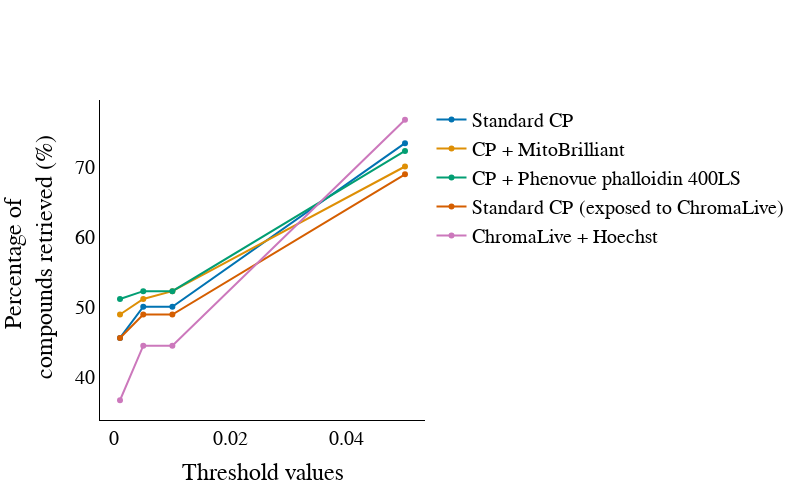

Notebook code for this chart:
### Code cell
plot = go.Figure()

plot.add_trace(go.Scatter(x = combined_threshold_trmt_df.index, y = combined_threshold_trmt_df['Standard CP'],  name='Standard CP', mode='lines+markers',marker=dict(color='#0173b2')))
plot.add_trace(go.Scatter(x = combined_threshold_trmt_df.index, y = combined_threshold_trmt_df['CP + MitoBrilliant'],  name='CP + MitoBrilliant', mode='lines+markers',marker=dict(color='#de8f05')))
plot.add_trace(go.Scatter(x = combined_threshold_trmt_df.index, y = combined_threshold_trmt_df['CP + Phenovue phalloidin 400LS'],  name='CP + Phenovue phalloidin 400LS', mode='lines+markers',marker=dict(color='#029e73')))
plot.add_trace(go.Scatter(x = combined_threshold_trmt_df.index, y = combined_threshold_trmt_df['Standard CP (exposed to ChromaLive)'],  name='Standard CP (exposed to ChromaLive)', mode='lines+markers',marker=dict(color='#d55e00')))
plot.add_trace(go.Scatter(x = combined_threshold_trmt_df.index, y = combined_threshold_trmt_df['ChromaLive + Hoechst'],  name='ChromaLive + Hoechst', mode='lines+markers',marker=dict(color='#cc78bc')))

plot.update_layout(height=500,width=800, font_family='Arial', font=dict(size=20, color='Black'), xaxis_title = 'Threshold values', yaxis_title = 'Percentage of <br> compounds retrieved (%)')
plot.update_layout({'plot_bgcolor':'rgba(0,0,0,0)'})
plot.update_xaxes(linecolor='black')
plot.update_yaxes(linecolor='black')
plot.show()

### Figure 1 — Plotly figure (JSON) as saved in the notebook; plotly's stock layout.template omitted (floating-point values rounded to 4 significant figures)
{"data": [{"marker": {"color": "#0173b2"}, "mode": "lines+markers", "name": "Standard CP", "type": "scatter", "x": [0.05, 0.01, 0.005, 0.001], "y": [73.33, 50, 50, 45.56]}, {"marker": {"color": "#de8f05"}, "mode": "lines+markers", "name": "CP + MitoBrilliant", "type": "scatter", "x": [0.05, 0.01, 0.005, 0.001], "y": [70, 52.22, 51.11, 48.89]}, {"marker": {"color": "#029e73"}, "mode": "lines+markers", "name": "CP + Phenovue phalloidin 400LS", "type": "scatter", "x": [0.05, 0.01, 0.005, 0.001], "y": [72.22, 52.22, 52.22, 51.11]}, {"marker": {"color": "#d55e00"}, "mode": "lines+markers", "name": "Standard CP (exposed to ChromaLive)", "type": "scatter", "x": [0.05, 0.01, 0.005, 0.001], "y": [68.89, 48.89, 48.89, 45.56]}, {"marker": {"color": "#cc78bc"}, "mode": "lines+markers", "name": "ChromaLive + Hoechst", "type": "scatter", "x": [0.05, 0.01, 0.005, 0.001], "y": [76.67, 44.44, 44.44, 36.67]}], "layout": {"font": {"color": "Black", "family": "Arial", "size": 20}, "height": 500, "plot_bgcolor": "rgba(0,0,0,0)", "width": 800, "xaxis": {"linecolor": "black", "title": {"text": "Threshold values"}}, "yaxis": {"linecolor": "black", "title": {"text": "Percentage of <br> compounds retrieved (%)"}}}}
